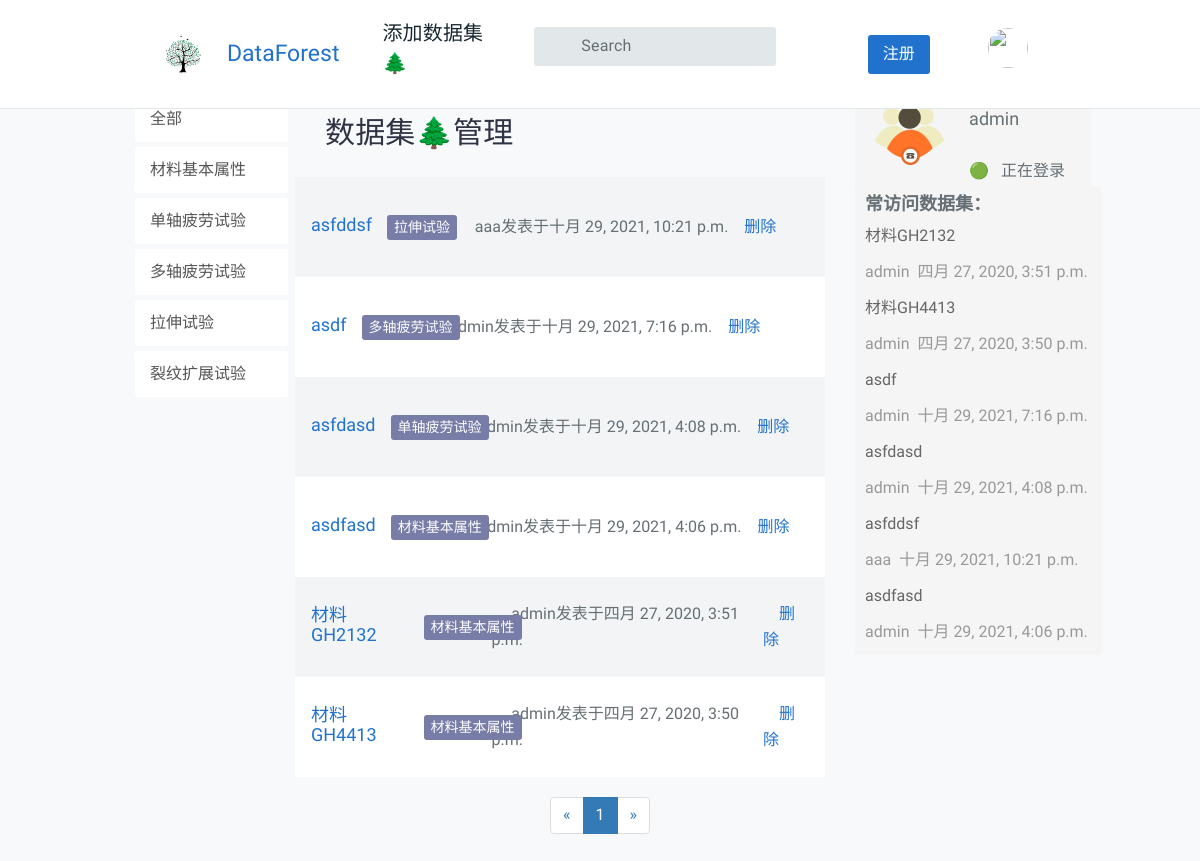
/question/question_index/1/ (signed in), run on an earlier commit of the app's database.
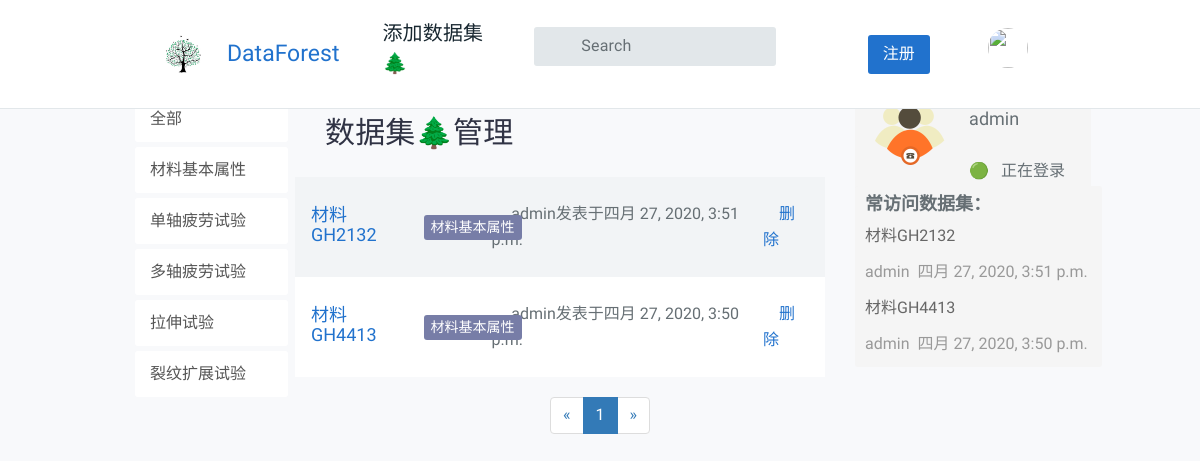
And on a later commit of the database.
### CategoryApp/models.py (models this page shows)
class Category(models.Model):
    name = models.CharField(max_length=20, unique=True, verbose_name='分组名称')
    number = models.IntegerField(unique=True, verbose_name='分组序号')
    def __str__(self):
        return self.name

### QuestionApp/models.py (models this page shows, shortened)
class Question(models.Model):
    user = models.ForeignKey(User, verbose_name='提问者', related_name='questions', on_delete=models.CASCADE)
    questionTitle = models.CharField('问题标题', max_length=40, unique=True, blank=False)
    questionCategory = models.ForeignKey('CategoryApp.Category', verbose_name='板块名称', on_delete=models.CASCADE)
    questionDescription = models.TextField('详细描述')
    created = models.DateTimeField(default=timezone.now, verbose_name='发布日期')
    publishDate = models.DateTimeField(auto_now=True, verbose_name='更新日期')
    goodNum = models.IntegerField(default=0, verbose_name='赞数')
    badNum = models.IntegerField(default=0, verbose_name='反对数')
    grade = models.IntegerField(default=0, verbose_name='综合质量')
    collect = models.ManyToManyField(User, related_name='collect_question', verbose_name='收藏', blank=True)
    users_like = models.ManyToManyField(User, related_name="questions_like", blank=True)
    users_unlike = models.ManyToManyField(User, related_name="questions_unlike", blank=True)
    views = models.IntegerField(default=0, verbose_name="阅读次数")

### QuestionApp/views.py (the view)
# urls.py: path('question_index/<int:page_id>/', views.index, name='index'),
@login_required(login_url='/account/login')
def index(request, page_id):
    category_id = request.GET.get('category_id')
    _user = request.user
    if len(request.GET) == 0:
        question_1 = Question.objects.all().order_by('-created', '-grade', 'questionTitle')
        question_2 = Question.objects.all().order_by('-views', 'created', 'questionTitle')[:10]
    else:
        question_1 = Question.objects.filter(questionCategory_id=category_id).order_by('-created', '-grade',
                                                                                       'questionTitle')
        question_2 = Question.objects.filter(questionCategory_id=category_id).order_by('-views', 'created',
                                                                                       'questionTitle')
    paginator = Paginator(question_1, 10)
    page_of_questions = paginator.page(page_id)
    current_page_num = page_of_questions.number
    page_range = list(range(max(current_page_num - 2, 1), current_page_num)) + list(
        range(current_page_num, min(current_page_num + 2, paginator.num_pages) + 1))
    if page_range[0] - 1 >= 2:
        page_range.insert(0, '...')
    if page_range[-1] <= paginator.num_pages - 2:
        page_range.insert(len(page_range), '...')
    if page_range[0] != 1:
        page_range.insert(0, 1)
    if page_range[-1] != paginator.num_pages:
        page_range.append(paginator.num_pages)
    categorys = Category.objects.all()
    context = {
        "question_1": question_1,
        "question_2": question_2,
        "categorys": categorys,
        'page_of_questions': page_of_questions,
        'page_range': page_range,
        'user': _user,
    }
    return render(request, "question/index_question.html", context=context)

### templates/question/index_question.html (shortened to what the changed rows need)
{% load static %}
<!DOCTYPE html>
<html lang="zh-cn">
<head>
    <link rel="stylesheet" href="{% static 'css/bootstrap.css' %}">
    <link rel="stylesheet" href="{% static 'css/bootstrap-theme.css' %}">
    <link rel="stylesheet" href="{% static 'css/style.css' %}">
    <link rel="stylesheet" href="{% static 'css/main.css' %}">
</head>
<body>
    {% include "head.html" %}
    <main id="tt-pageContent" class="tt-offset-small">
        <div class="container">
            {% block register %}
            <div class="row">
            {% block content %}
                <div class="col-sm-2">
                    <div class="side-bar" style="position: fixed;">
                        <a class="list-group-item" href="{% url 'question:index' page_id=1 %}">全部&nbsp&nbsp&nbsp&nbsp&nbsp&nbsp&nbsp&nbsp&nbsp&nbsp&nbsp&nbsp&nbsp&nbsp&nbsp&nbsp&nbsp&nbsp&nbsp&nbsp&nbsp&nbsp&nbsp</a>
                        {% for category in categorys %}
                        <a class="list-group-item" href="/question/question_index/1/?category_id={{ category.id }}">{{ category.name}}</a>
                        {% endfor %}
                    </div>
                </div>
                <div class="col-sm-7">
                    <div class="tt-topic-list">
                        <div class="tt-list-header">
                            <div class="tt-col-topic">
                                <h2>数据集🌲管理</h2>
                            </div>
                        </div>
                        {% with total_likes=question.users_like.count  users_like=question.users_like.all %}
                        {% for question in page_of_questions %}
                        <div class="tt-item">
                            <div class="tt-row-descrption">
                                <h4 class="tt-title"><a href="{% url 'question:question_content' question_id=question.id %}">
                                        {{question.questionTitle}}
                                </a></h4>
                            </div>
                            <div class="tt-col-category"><span
                                    class="tt-color04 tt-badge">{{ question.questionCategory }}</span></div>
                            <div class="col-ms-3">&nbsp;&nbsp;&nbsp;&nbsp;&nbsp;{{ question.user }}发表于{{ question.created }}</div>
                            {% if user.is_superuser %}
                            <a href="{% url 'question:delete-question' question_id=question.pk  %}?page_id=1"><div class="news-title">&nbsp;&nbsp;&nbsp;&nbsp;删除</div></a>
                            {% endif %}
                        </div>
                        {% endfor %}
                        {% endwith %}
                    </div>
                </div>
                {% endblock %}
                {% block right %}
                <div class="col-sm-3" >
                    <div class="side-bar-well" style="position: fixed; margin-top:90px">
                        {% for question in question_2 %}
                        <a href="{% url 'question:question_content' question_id=question.id %}" class="news-item">
                            <div class="news-title">{{question.questionTitle}}</div>
                        </a>
                        <div class="news-info">
                            <span>{{ question.user }}</span>
                            <span>&nbsp{{question.created}}&nbsp</span>
                        </div>
                        {% endfor %}
                    </div>
                </div>
                {% endblock right %}
                {% endblock %}
            </div>
        </div>
        {% block page %}
         <div class="text-center">
            <ul class="pagination" >
                {% for page_num in page_range %}
                    {% if page_num == page_of_questions.number %}
                        <li class="active"><a href="{% url 'question:index' page_id=page_num %}">{{ page_num }}</a></li>
                    {% else %}
                        {% if page_num == '...' %}
                            <li><span>{{ page_num }}</span></li>
                        {% else %}
                            <li><a href="{% url 'question:index' page_id=page_num %}">{{ page_num }}</a></li>
                        {% endif %}
                    {% endif %}
                {% endfor %}
            </ul>
            </div>
        {% endblock %}
    </main>
</body>
</html>

What changed in the data, as far as the page shows it:
removed Question: questionTitle "asfddsf", questionCategory "拉伸试验", user "aaa", created "十月 29, 2021, 10:21 p.m."
removed Question: questionTitle "asdf", questionCategory "多轴疲劳试验", user "admin", created "十月 29, 2021, 7:16 p.m."
removed Question: questionTitle "asfdasd", questionCategory "单轴疲劳试验", user "admin", created "十月 29, 2021, 4:08 p.m."
removed Question: questionTitle "asdfasd", questionCategory "材料基本属性", user "admin", created "十月 29, 2021, 4:06 p.m."
